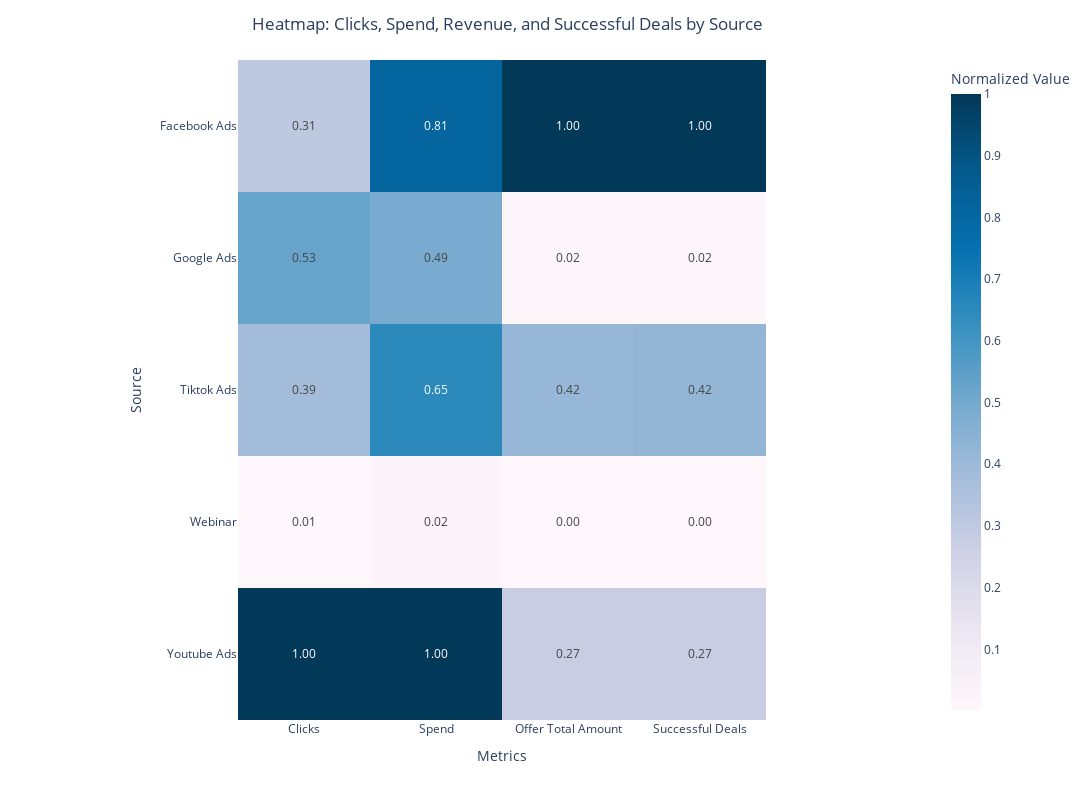

Here is the notebook cell this chart was saved with:
### Code cell
filtered_df = deals_spend[deals_spend['Source_y'].isin(filtered_sources)]

heatmap_data = filtered_df.groupby('Source_y', observed=False).agg({
    'Clicks': 'sum',
    'Spend': 'sum',
    'Offer Total Amount': 'sum',
    'Stage': lambda x: (x == 'Payment Done').sum()
}).rename(columns={'Stage': 'Successful Deals'}).reset_index()

heatmap_data = heatmap_data[heatmap_data['Source_y'].isin(filtered_sources)]

cols = ['Clicks', 'Spend', 'Offer Total Amount', 'Successful Deals']
heatmap_data[cols] = heatmap_data[cols].astype(float)

heatmap_data.set_index('Source_y', inplace=True)
heatmap_data_normalized = heatmap_data / heatmap_data.max()

fig = px.imshow(
    heatmap_data_normalized,
    labels=dict(x="Metrics", y="Source", color="Normalized Value"),
    x=heatmap_data_normalized.columns,
    y=heatmap_data_normalized.index,
    color_continuous_scale="PuBu",
    text_auto=".2f"
)

fig.update_layout(
    title=dict(
        text="Heatmap: Clicks, Spend, Revenue, and Successful Deals by Source",
        x=0.465,
        xanchor="center"
    ),
    xaxis_title="Metrics",
    yaxis_title="Source",
    width=1200,
    height=800,
    xaxis=dict(tickangle=0)
)

fig.show()

### Figure 1 — Plotly figure (JSON) as saved in the notebook; plotly's stock layout.template omitted (floating-point values rounded to 4 significant figures)
{"data": [{"coloraxis": "coloraxis", "hovertemplate": "Metrics: %{x}<br>Source: %{y}<br>Normalized Value: %{z}<extra></extra>", "name": "0", "texttemplate": "%{z:.2f}", "type": "heatmap", "x": ["Clicks", "Spend", "Offer Total Amount", "Successful Deals"], "xaxis": "x", "y": ["Facebook Ads", "Google Ads", "Tiktok Ads", "Webinar", "Youtube Ads"], "yaxis": "y", "z": [[0.3066, 0.8119, 1.0, 1.0], [0.5272, 0.4895, 0.01961, 0.02068], [0.3851, 0.6541, 0.4163, 0.4224], [0.005344, 0.02209, 0.001618, 0.001683], [1.0, 1.0, 0.2736, 0.2747]]}], "layout": {"coloraxis": {"colorbar": {"title": {"text": "Normalized Value"}}, "colorscale": [[0, "rgb(255,247,251)"], [0.125, "rgb(236,231,242)"], [0.25, "rgb(208,209,230)"], [0.375, "rgb(166,189,219)"], [0.5, "rgb(116,169,207)"], [0.625, "rgb(54,144,192)"], [0.75, "rgb(5,112,176)"], [0.875, "rgb(4,90,141)"], [1, "rgb(2,56,88)"]]}, "height": 800, "margin": {"t": 60}, "title": {"text": "Heatmap: Clicks, Spend, Revenue, and Successful Deals by Source", "x": 0.465, "xanchor": "center"}, "width": 1200, "xaxis": {"anchor": "y", "constrain": "domain", "domain": [0, 1], "scaleanchor": "y", "tickangle": 0, "title": {"text": "Metrics"}}, "yaxis": {"anchor": "x", "autorange": "reversed", "constrain": "domain", "domain": [0, 1], "title": {"text": "Source"}}}}
